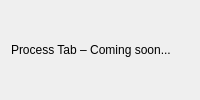
<?xml version="1.0" encoding="UTF-8"?>
<ui version="4.0">
 <class>ProcessTab</class>
 <widget class="QWidget" name="ProcessTab">
  <layout class="QVBoxLayout" name="verticalLayout">
   <item>
    <widget class="QLabel" name="labelProcess">
     <property name="text">
      <string>Process Tab – Coming soon...</string>
     </property>
    </widget>
   </item>
  </layout>
 </widget>
 <resources/>
 <connections/>
</ui>
